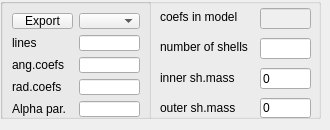
           <widget class="QWidget" name="tab_smGrid">
            <attribute name="title">
             <string>Model params</string>
            </attribute>
            <widget class="QGroupBox" name="groupBox_smGrid">
             <property name="enabled">
              <bool>true</bool>
             </property>
             <property name="geometry">
              <rect>
               <x>0</x>
               <y>-2</y>
               <width>321</width>
               <height>121</height>
              </rect>
             </property>
             <property name="title">
              <string/>
             </property>
             <property name="flat">
              <bool>true</bool>
             </property>
             <widget class="QLineEdit" name="lineEdit_smNumCoefs">
              <property name="enabled">
               <bool>false</bool>
              </property>
              <property name="geometry">
               <rect>
                <x>260</x>
                <y>10</y>
                <width>51</width>
                <height>21</height>
               </rect>
              </property>
              <property name="font">
               <font>
                <family>Arial</family>
                <pointsize>9</pointsize>
                <weight>50</weight>
                <italic>false</italic>
                <bold>false</bold>
                <underline>false</underline>
                <strikeout>false</strikeout>
               </font>
              </property>
              <property name="cursor">
               <cursorShape>ForbiddenCursor</cursorShape>
              </property>
              <property name="toolTip">
               <string>Number of density coefficients to be solved for in the model</string>
              </property>
              <property name="readOnly">
               <bool>true</bool>
              </property>
             </widget>
             <widget class="QLabel" name="label_29">
              <property name="geometry">
               <rect>
                <x>160</x>
                <y>10</y>
                <width>91</width>
                <height>17</height>
               </rect>
              </property>
              <property name="text">
               <string>coefs in model</string>
              </property>
             </widget>
             <widget class="QLabel" name="label_smInnerShell">
              <property name="geometry">
               <rect>
                <x>160</x>
                <y>70</y>
                <width>91</width>
                <height>20</height>
               </rect>
              </property>
              <property name="text">
               <string>inner sh.mass</string>
              </property>
             </widget>
             <widget class="QLineEdit" name="lineEdit_smInnerShellMass">
              <property name="geometry">
               <rect>
                <x>260</x>
                <y>70</y>
                <width>51</width>
                <height>21</height>
               </rect>
              </property>
              <property name="toolTip">
               <string>Fraction of mass in the innermost shell; 0=default</string>
              </property>
              <property name="text">
               <string>0</string>
              </property>
             </widget>
             <widget class="QLabel" name="label_smOuterShell">
              <property name="geometry">
               <rect>
                <x>160</x>
                <y>100</y>
                <width>91</width>
                <height>20</height>
               </rect>
              </property>
              <property name="text">
               <string>outer sh.mass</string>
              </property>
             </widget>
             <widget class="QLineEdit" name="lineEdit_smOuterShellMass">
              <property name="geometry">
               <rect>
                <x>260</x>
                <y>100</y>
                <width>51</width>
                <height>20</height>
               </rect>
              </property>
              <property name="toolTip">
               <string>Fraction of mass contained in the outermost shell; 0=default</string>
              </property>
              <property name="text">
               <string>0</string>
              </property>
             </widget>
             <widget class="QGroupBox" name="groupBox_3">
              <property name="geometry">
               <rect>
                <x>0</x>
                <y>0</y>
                <width>151</width>
                <height>131</height>
               </rect>
              </property>
              <property name="title">
               <string/>
              </property>
              <property name="flat">
               <bool>true</bool>
              </property>
              <property name="checkable">
               <bool>false</bool>
              </property>
              <layout class="QGridLayout" name="gridLayout_4">
               <item row="1" column="2">
                <widget class="QComboBox" name="select_smType">
                 <property name="toolTip">
                  <string>Type of Schwarzschild model</string>
                 </property>
                </widget>
               </item>
               <item row="2" column="2">
                <widget class="QLineEdit" name="lineEdit_smNumLines">
                 <property name="toolTip">
                  <string>number of lines dividing each shell into cells</string>
                 </property>
                 <property name="text">
                  <string/>
                 </property>
                </widget>
               </item>
               <item row="2" column="0">
                <widget class="QLabel" name="label_smNumLines">
                 <property name="text">
                  <string>lines</string>
                 </property>
                </widget>
               </item>
               <item row="3" column="0">
                <widget class="QLabel" name="label_smNumAngCoefs">
                 <property name="text">
                  <string>ang.coefs</string>
                 </property>
                </widget>
               </item>
               <item row="3" column="2">
                <widget class="QLineEdit" name="lineEdit_smNumAngCoefs">
                 <property name="toolTip">
                  <string>l_max, order of expansion in angular harmonics</string>
                 </property>
                </widget>
               </item>
               <item row="4" column="0">
                <widget class="QLabel" name="label_smNumRadCoefs">
                 <property name="text">
                  <string>rad.coefs</string>
                 </property>
                </widget>
               </item>
               <item row="4" column="2">
                <widget class="QLineEdit" name="lineEdit_smNumRadCoefs">
                 <property name="toolTip">
                  <string>number of radial basis functions minus 1</string>
                 </property>
                </widget>
               </item>
               <item row="5" column="2">
                <widget class="QLineEdit" name="lineEdit_smAlpha">
                 <property name="toolTip">
                  <string>parameter controlling the form of radial basis functions</string>
                 </property>
                </widget>
               </item>
               <item row="5" column="0">
                <widget class="QLabel" name="label_smAlpha">
                 <property name="text">
                  <string>Alpha par.</string>
                 </property>
                </widget>
               </item>
               <item row="1" column="0">
                <widget class="QPushButton" name="ButtonExportModel">
                 <property name="toolTip">
                  <string>Export model coefficients to text file</string>
                 </property>
                 <property name="text">
                  <string>Export</string>
                 </property>
                </widget>
               </item>
              </layout>
             </widget>
             <widget class="QLineEdit" name="lineEdit_smNumShells">
              <property name="geometry">
               <rect>
                <x>260</x>
                <y>40</y>
                <width>51</width>
                <height>21</height>
               </rect>
              </property>
              <property name="toolTip">
               <string>number of radial shells in grid</string>
              </property>
              <property name="text">
               <string/>
              </property>
             </widget>
             <widget class="QLabel" name="label_smNumShells">
              <property name="geometry">
               <rect>
                <x>160</x>
                <y>41</y>
                <width>101</width>
                <height>16</height>
               </rect>
              </property>
              <property name="text">
               <string>number of shells</string>
              </property>
             </widget>
            </widget>
           </widget>
